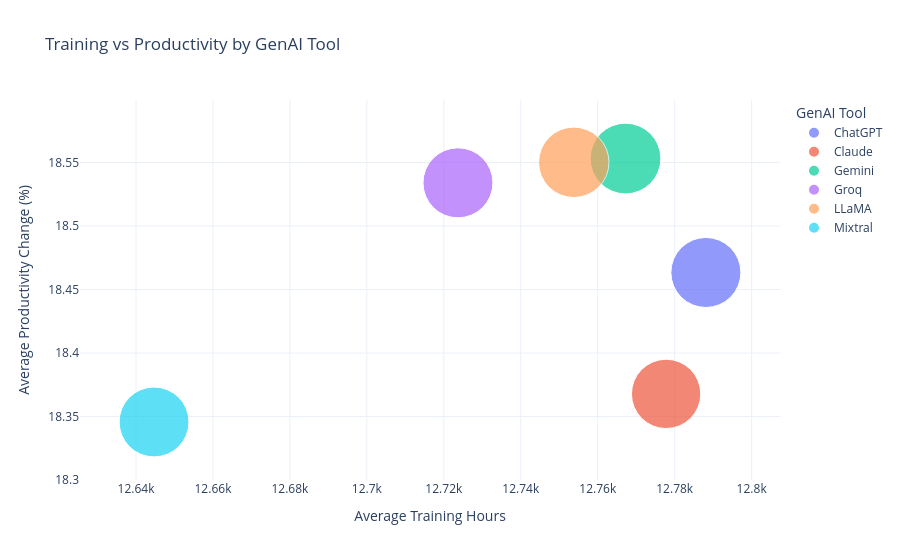

The notebook cell saved with this chart:
### Code cell
#Training Hours vs Productivity Change
tool_scatter = (
    df.groupby("GenAI Tool")
    .agg(
        Avg_Training_Hours=("Training Hours Provided", "mean"),
        Avg_Productivity=("Productivity Change (%)", "mean"),
        Employees_Impacted=("Number of Employees Impacted", "sum")
    )
    .reset_index()
)

fig6 = px.scatter(
    tool_scatter,
    x="Avg_Training_Hours",
    y="Avg_Productivity",
    size="Employees_Impacted",
    color="GenAI Tool",
    hover_name="GenAI Tool",
    title="Training vs Productivity by GenAI Tool",
    size_max=50
)

fig6.update_layout(
    xaxis_title="Average Training Hours",
    yaxis_title="Average Productivity Change (%)",
    template="plotly_white"
)

fig6.show()

### Figure 1 — Plotly figure (JSON) as saved in the notebook; plotly's stock layout.template omitted (floating-point values rounded to 4 significant figures)
{"data": [{"hovertemplate": "<b>%{hovertext}</b><br><br>GenAI Tool=ChatGPT<br>Avg_Training_Hours=%{x}<br>Avg_Productivity=%{y}<br>Employees_Impacted=%{marker.size}<extra></extra>", "hovertext": ["ChatGPT"], "legendgroup": "ChatGPT", "marker": {"color": "#636efa", "size": [167352057], "sizemode": "area", "sizeref": 68310.0, "symbol": "circle"}, "mode": "markers", "name": "ChatGPT", "orientation": "v", "showlegend": true, "type": "scatter", "x": [12790.0], "xaxis": "x", "y": [18.46], "yaxis": "y"}, {"hovertemplate": "<b>%{hovertext}</b><br><br>GenAI Tool=Claude<br>Avg_Training_Hours=%{x}<br>Avg_Productivity=%{y}<br>Employees_Impacted=%{marker.size}<extra></extra>", "hovertext": ["Claude"], "legendgroup": "Claude", "marker": {"color": "#EF553B", "size": [163929583], "sizemode": "area", "sizeref": 68310.0, "symbol": "circle"}, "mode": "markers", "name": "Claude", "orientation": "v", "showlegend": true, "type": "scatter", "x": [12780.0], "xaxis": "x", "y": [18.37], "yaxis": "y"}, {"hovertemplate": "<b>%{hovertext}</b><br><br>GenAI Tool=Gemini<br>Avg_Training_Hours=%{x}<br>Avg_Productivity=%{y}<br>Employees_Impacted=%{marker.size}<extra></extra>", "hovertext": ["Gemini"], "legendgroup": "Gemini", "marker": {"color": "#00cc96", "size": [170783118], "sizemode": "area", "sizeref": 68310.0, "symbol": "circle"}, "mode": "markers", "name": "Gemini", "orientation": "v", "showlegend": true, "type": "scatter", "x": [12770.0], "xaxis": "x", "y": [18.55], "yaxis": "y"}, {"hovertemplate": "<b>%{hovertext}</b><br><br>GenAI Tool=Groq<br>Avg_Training_Hours=%{x}<br>Avg_Productivity=%{y}<br>Employees_Impacted=%{marker.size}<extra></extra>", "hovertext": ["Groq"], "legendgroup": "Groq", "marker": {"color": "#ab63fa", "size": [167277179], "sizemode": "area", "sizeref": 68310.0, "symbol": "circle"}, "mode": "markers", "name": "Groq", "orientation": "v", "showlegend": true, "type": "scatter", "x": [12720.0], "xaxis": "x", "y": [18.53], "yaxis": "y"}, {"hovertemplate": "<b>%{hovertext}</b><br><br>GenAI Tool=LLaMA<br>Avg_Training_Hours=%{x}<br>Avg_Productivity=%{y}<br>Employees_Impacted=%{marker.size}<extra></extra>", "hovertext": ["LLaMA"], "legendgroup": "LLaMA", "marker": {"color": "#FFA15A", "size": [169252878], "sizemode": "area", "sizeref": 68310.0, "symbol": "circle"}, "mode": "markers", "name": "LLaMA", "orientation": "v", "showlegend": true, "type": "scatter", "x": [12750.0], "xaxis": "x", "y": [18.55], "yaxis": "y"}, {"hovertemplate": "<b>%{hovertext}</b><br><br>GenAI Tool=Mixtral<br>Avg_Training_Hours=%{x}<br>Avg_Productivity=%{y}<br>Employees_Impacted=%{marker.size}<extra></extra>", "hovertext": ["Mixtral"], "legendgroup": "Mixtral", "marker": {"color": "#19d3f3", "size": [166585205], "sizemode": "area", "sizeref": 68310.0, "symbol": "circle"}, "mode": "markers", "name": "Mixtral", "orientation": "v", "showlegend": true, "type": "scatter", "x": [12640.0], "xaxis": "x", "y": [18.35], "yaxis": "y"}], "layout": {"legend": {"itemsizing": "constant", "title": {"text": "GenAI Tool"}, "tracegroupgap": 0}, "title": {"text": "Training vs Productivity by GenAI Tool"}, "xaxis": {"anchor": "y", "domain": [0, 1], "title": {"text": "Average Training Hours"}}, "yaxis": {"anchor": "x", "domain": [0, 1], "title": {"text": "Average Productivity Change (%)"}}}}
